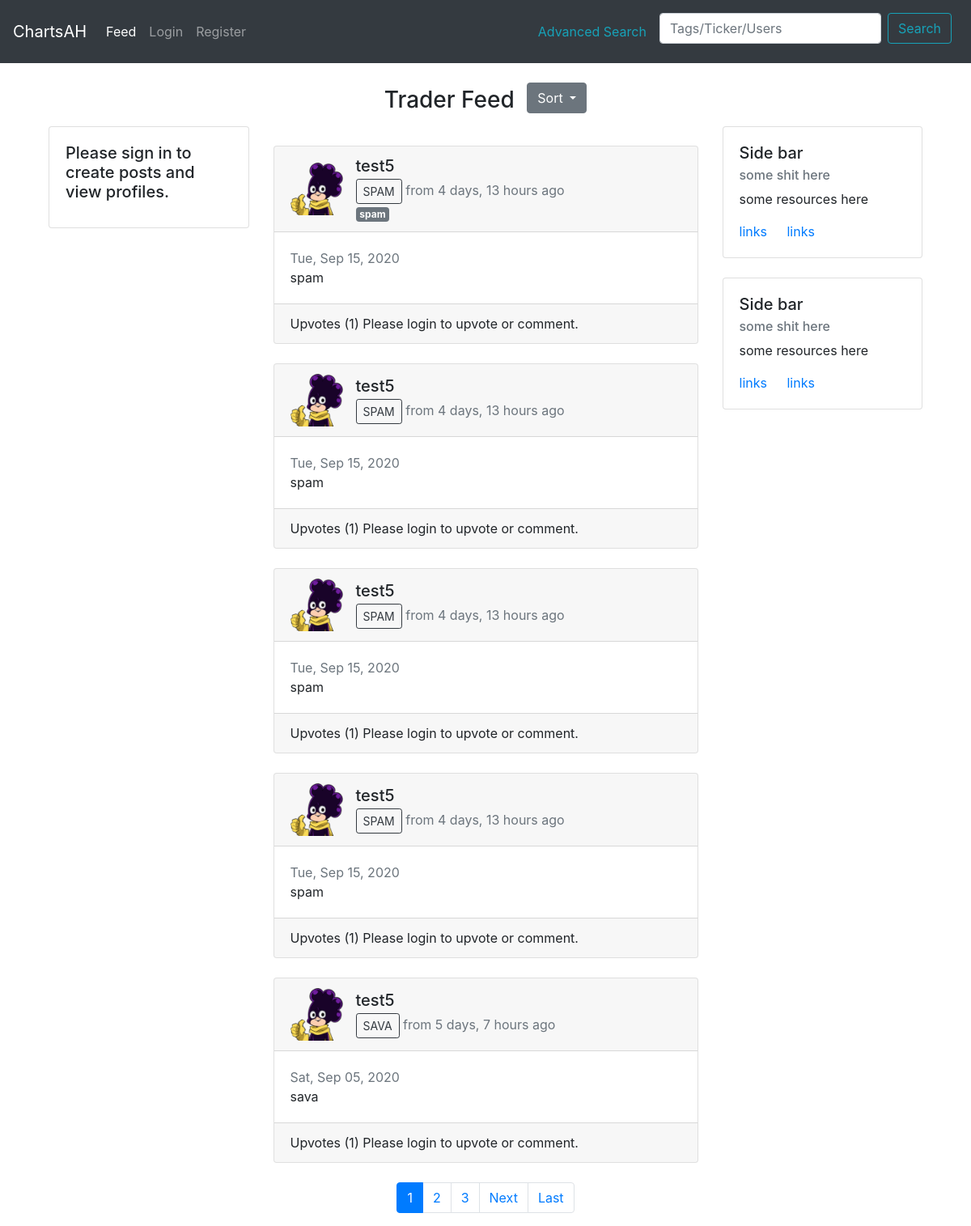
The page / on the database its author committed.
### main/models.py (models this page shows, shortened)
class Post(models.Model):
    user = models.ForeignKey(User, on_delete=models.CASCADE) #many to one relationship where many posts can be tied to one user
    content = models.TextField(blank=True, null=True)
    date_traded = models.DateTimeField(verbose_name= ('Date Traded'))
    image = models.ImageField(upload_to='trade_images', blank=True, null=True) #change blank = false later
    upvotes = models.ManyToManyField(User, blank=True, related_name='upvotes')
    total_upvotes = models.IntegerField(default='0')
    ticker = models.CharField(blank=False, null=True, max_length=5)
    tags = TaggableManager(blank=True, help_text=('Press Enter or comma to seperate tags.')) #erased help text
    date_posted = models.DateTimeField(default=timezone.now)

class Profile(models.Model):
    user = models.OneToOneField(User, on_delete=models.CASCADE)
    image = models.ImageField(default='default.jpg', upload_to='profile_pics')
    bio = models.TextField(max_length=1000, blank=True)

### main/views.py (the view)
# urls.py: path("", post_list_view.as_view(), name="home"),
class post_list_view(ListView):
     model = Post
     template_name = 'main/home.html'
     paginate_by = 5
     context_object_name = 'posts' # used for object name to be looped through
     ordering = ['-date_posted']
     def get_queryset(self, *args, **kwargs):
          return super().get_queryset(*args, **kwargs).annotate(
               upvoted=Exists(Post.upvotes.through.objects.filter( #upvoted is called in the template using if statement
                    user_id=self.request.user.id,
                    post_id=OuterRef('pk')
            )))

### main/templates/main/home.html (shortened to what this page needs)
{% extends 'main/header.html' %}
{% block content %}
<div class='row text-center'>
  <div class='col'>
    <div>
        <span class="h3">
      Trader Feed
        </span>
        <a class="btn btn-secondary dropdown-toggle mb-3 ml-2" href="#" role="button" id="dropdownMenuLink" data-toggle="dropdown" aria-haspopup="true" aria-expanded="false">
          Sort
        </a>
    </div>
  </div>
</div>
    {% if user.is_authenticated %}
    <div class="container gedf-wrapper">
  <div class="row">
      <div class="col-md-3">
          <div class="card">
              <div class="card-body">
                  <div class="h5"><img class="thumbnail" width="90" height="90" src="{{ user.profile.image.url  }}" alt=""></div>
                  <div class="h7"><strong>{{ user.username }}</strong></div>
                  <div class="h7">{{ user.profile.bio }}</div>
              </div>
              <ul class="list-group list-group-flush">
                  <li class="list-group-item">
                      <div class="h6 text-muted">Followers</div>
                      <a class="h5" href="{% url 'main:followers' user.username %}">{{ user.profile.followers }}</a>
                  </li>
                  <li class="list-group-item">
                      <div class="h6 text-muted">Following</div>
                      <a class="h5" href="{% url 'main:following' user.username %}">{{ user.profile.following }}</a>
                  </li>
                  <li class="list-group-item">Smallcaps</li>
              </ul>
          </div>
      </div>
      <div class="col-md-6 gedf-main" >
          <div class="card gedf-card navbar navbar-expand-lg navbar-dark bg-dark" >
              <div class="card-header">
                          <a  href="post/create/" style= "color:white ">Share a Trade</a>
              </div>
          </div>
          {% else %}
          <div class="container gedf-wrapper">
          <div class="row">
            <div class="col-md-3">
                <div class="card">
                    <div class="card-body">
                        <h5 class="card-title">Please sign in to create posts and view profiles.</h5>
                    </div>
                </div>
            </div>
            <div class="col-md-6 gedf-main" >
          {% endif %}
          <br>
          {% for post in posts %}
          {% include "main/includes/post.html" %}
          {% endfor %}
          {% include "main/includes/pagination.html"%}
      </div>
      <div class="col-md-3">
          <div class="card gedf-card">
              <div class="card-body">
                  <h5 class="card-title">Side bar</h5>
                  <h6 class="card-subtitle mb-2 text-muted">some shit here</h6>
                  <p class="card-text">some resources here</p>
                  <a href="#" class="card-link">links</a>
                  <a href="#" class="card-link">links</a>
              </div>
          </div>
          <br>
          <div class="card gedf-card">
                  <div class="card-body">
                      <h5 class="card-title">Side bar</h5>
                      <h6 class="card-subtitle mb-2 text-muted">some shit here</h6>
                      <p class="card-text">some resources here</p>
                      <a href="#" class="card-link">links</a>
                      <a href="#" class="card-link">links</a>
                  </div>
              </div>
      </div>
  </div>
</div>
{% endblock %}

### main/templates/main/includes/post.html (shortened to what this page needs)
{% load humanize %}
          <div class="card gedf-card">
              <div class="card-header">
                  <div class="d-flex justify-content-between align-items-center">
                      <div class="d-flex justify-content-between align-items-center">
                          <div class="mr-2">
                              <img class="thumbnail" width="65" height="65" src="{{ post.user.profile.image.url }}" alt="">
                          </div>
                          <div class="ml-2">
                              <div class="h5 mb-1">
                                <a class="mr-2" style="color:inherit" href="{% url 'main:user-posts' post.user %}">{{ post.user }}</a>
                              </div>
                              <div class="h7">
                                <a href="{% url 'main:search' %}?q={{post.ticker}}" class="btn btn-outline-dark btn-sm" >{{ post.ticker | upper }}</a>
                                <span class="text-muted">
                                from {{ post.date_posted| naturaltime }}
                                </span>
                                <br>
                                {% for tag in post.tags.all %}
                                 <a href="{% url 'main:search' %}?q={{tag.name}}" class="badge badge-secondary mt-1" > {{ tag.name }} </a>
                                {% endfor %}
                              </div>
                          </div>
                      </div>
                  </div>
              </div>
              <div class="card-body">
                  <p class="card-text">
                      <span class="text-muted">{{ post.date_traded | date:"D, M d, Y"}}</span>
                      <br>
                    {{ post.content }}
                  </p>
              </div>
              {% include "main/includes/post_footer.html" %}
          </div>
          <br>

### main/templates/main/includes/post_footer.html
<div id="upvote-section" class="card-footer">
    {% if user.is_authenticated %}
        <form action="{% url 'main:upvote-post' %}" method=POST>
            {% csrf_token %}
        <span>
        {% if post.upvoted %}
        <button type="submit" class="btn btn-success btn-sm upvote-btn card-link" id={{post.id}} name="post_id" value={{post.id}}>
            <svg width="1.5em" height="1.5em" viewBox="0 0 16 16" class="bi bi-shift" fill="currentColor" xmlns="http://www.w3.org/2000/svg">
                <path fill-rule="evenodd" d="M7.27 2.047a1 1 0 0 1 1.46 0l6.345 6.77c.6.638.146 1.683-.73 1.683H11.5v3a1 1 0 0 1-1 1h-5a1 1 0 0 1-1-1v-3H1.654C.78 10.5.326 9.455.924 8.816L7.27 2.047zM14.346 9.5L8 2.731 1.654 9.5H4.5a1 1 0 0 1 1 1v3h5v-3a1 1 0 0 1 1-1h2.846z"/>
            </svg>
            <span id="total_upvotes_for_{{post.id}}">
                {{ post.total_upvotes}}
            </span>
              Upvotes
        </button>
        {% else %}
        <button type="submit" class="btn btn-outline-success btn-sm upvote-btn card-link" id={{post.id}} name="post_id" value={{post.id}}>
            <svg width="1.5em" height="1.5em" viewBox="0 0 16 16" class="bi bi-shift" fill="currentColor" xmlns="http://www.w3.org/2000/svg">
                <path fill-rule="evenodd" d="M7.27 2.047a1 1 0 0 1 1.46 0l6.345 6.77c.6.638.146 1.683-.73 1.683H11.5v3a1 1 0 0 1-1 1h-5a1 1 0 0 1-1-1v-3H1.654C.78 10.5.326 9.455.924 8.816L7.27 2.047zM14.346 9.5L8 2.731 1.654 9.5H4.5a1 1 0 0 1 1 1v3h5v-3a1 1 0 0 1 1-1h2.846z"/>
            </svg>
            <span id="total_upvotes_for_{{post.id}}">
                {{ post.total_upvotes}}
            </span>
              Upvotes
        </button>
        {% endif %}
        <a href="{% url 'main:post-detail' post.id %}" class="card-link" style="color:inherit">
            <svg width="1.5em" height="1.5em" viewBox="0 0 16 16" class="bi bi-chat-dots" fill="currentColor" xmlns="http://www.w3.org/2000/svg">
            <path fill-rule="evenodd" d="M2.678 11.894a1 1 0 0 1 .287.801 10.97 10.97 0 0 1-.398 2c1.395-.323 2.247-.697 2.634-.893a1 1 0 0 1 .71-.074A8.06 8.06 0 0 0 8 14c3.996 0 7-2.807 7-6 0-3.192-3.004-6-7-6S1 4.808 1 8c0 1.468.617 2.83 1.678 3.894zm-.493 3.905a21.682 21.682 0 0 1-.713.129c-.2.032-.352-.176-.273-.362a9.68 9.68 0 0 0 .244-.637l.003-.01c.248-.72.45-1.548.524-2.319C.743 11.37 0 9.76 0 8c0-3.866 3.582-7 8-7s8 3.134 8 7-3.582 7-8 7a9.06 9.06 0 0 1-2.347-.306c-.52.263-1.639.742-3.468 1.105z"/>
            <path d="M5 8a1 1 0 1 1-2 0 1 1 0 0 1 2 0zm4 0a1 1 0 1 1-2 0 1 1 0 0 1 2 0zm4 0a1 1 0 1 1-2 0 1 1 0 0 1 2 0z"/>
          </svg>
          {{ post.comments.count }} Comments
        </a>
        {% if post.user == user %}
        <a href="{% url 'main:post-update' post.id %}" class="card-link">Edit</a>
        <a href="{% url 'main:post-delete' post.id %}" class="card-link" style="color:red">Delete</a>
        {% endif %}
        </form>
    {% else %}
    Upvotes ({{ post.total_upvotes }}) Please login to upvote or comment.
    {%  endif %}
    </div>

### rows shown on the page
Post: user.profile.image (picture), user "test5", ticker "SPAM", date_posted "4 days, 13 hours ago", date_traded "Tue, Sep 15, 2020", content "spam", total_upvotes "1"
Tag: name "spam"
Post: user.profile.image (picture), user "test5", ticker "SPAM", date_posted "4 days, 13 hours ago", date_traded "Tue, Sep 15, 2020", content "spam", total_upvotes "1"
Post: user.profile.image (picture), user "test5", ticker "SPAM", date_posted "4 days, 13 hours ago", date_traded "Tue, Sep 15, 2020", content "spam", total_upvotes "1"
Post: user.profile.image (picture), user "test5", ticker "SPAM", date_posted "4 days, 13 hours ago", date_traded "Tue, Sep 15, 2020", content "spam", total_upvotes "1"
Post: user.profile.image (picture), user "test5", ticker "SAVA", date_posted "5 days, 7 hours ago", date_traded "Sat, Sep 05, 2020", content "sava", total_upvotes "1"

### other values the page prints
{{ num }} "1"
{{ num }} "2" "3"
